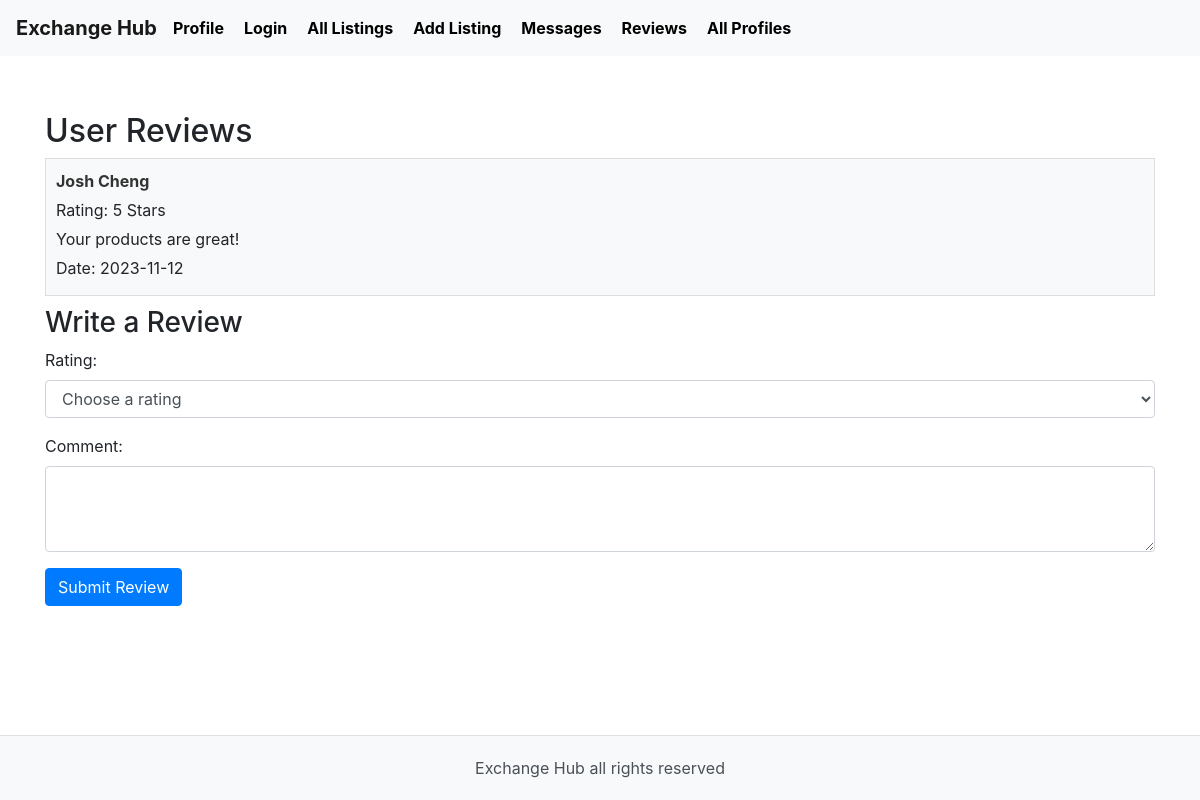
/user_reviews/1, run on the app's committed database.
### tables this page shows
CREATE TABLE Review (
    reviewID INTEGER PRIMARY KEY AUTOINCREMENT,
    reviewerID INTEGER,
    reviewedUserID INTEGER,
    rating INTEGER NOT NULL,
    comment TEXT,
    datePosted DATE NOT NULL,
    FOREIGN KEY (reviewerID) REFERENCES User(userID),
    FOREIGN KEY (reviewedUserID) REFERENCES User(userID)
);

CREATE TABLE User (
    userID INTEGER PRIMARY KEY AUTOINCREMENT,
    firstName TEXT NOT NULL,
    lastName TEXT NOT NULL,
    email TEXT UNIQUE NOT NULL,
    hashedPassword TEXT NOT NULL,
    profileImage TEXT,
    location TEXT NOT NULL,
    joinDate DATE NOT NULL,
    lastLogin DATE NOT NULL
);

### app.py (the view)
@app.route('/user_reviews/<int:user_id>')
def user_reviews(user_id):
    conn = sqlite3.connect('database.db')
    conn.row_factory = sqlite3.Row
    cursor = conn.cursor()
    cursor.execute("""
        SELECT r.*, u.firstName, u.lastName FROM Review r
        JOIN User u ON r.reviewerID = u.userID
        WHERE r.reviewedUserID = ?
    """, (user_id,))
    reviews = cursor.fetchall()
    conn.close()
    return render_template('user_reviews.html', reviews=reviews)

### templates/user_reviews.html (shortened to what this page needs)
{% extends 'layout.html' %}
{% block content %}
    <h2>User Reviews</h2>
    <div class="reviews-container">
        {% for review in reviews %}
            <div class="review">
                <strong>{{ review.firstName }} {{ review.lastName }}</strong>
                <p>Rating: {{ review.rating }} Stars</p>
                <p>{{ review.comment }}</p>
                <p>Date: {{ review.datePosted }}</p>
            </div>
        {% endfor %}
    </div>
    <h3>Write a Review</h3>
    <form method="post" action="{{ url_for('submit_review') }}">
        <div class="form-group">
            <label for="rating">Rating:</label>
            <select name="rating" id="rating" class="form-control" required>
                <option value="">Choose a rating</option>
            </select>
        </div>
        <div class="form-group">
            <label for="comment">Comment:</label>
            <textarea name="comment" id="comment" class="form-control" rows="3" required></textarea>
        </div>
        <button type="submit" class="btn btn-primary">Submit Review</button>
    </form>
{% endblock %}

### static/style.css (style rules this page uses)
.review { border: 1px solid #ddd; padding: 10px; margin-bottom: 10px; }
.review strong { display: block; color: #333; }
.review p { margin: 5px 0; }
.review { background-color: #f8f9fa; }

### templates/layout.html (style rules this page uses)
html, body { height: 100%; display: flex; flex-direction: column; }

### data on the page
Review: firstName "Josh", lastName "Cheng", rating "5", comment "Your products are great!", datePosted "2023-11-12"
